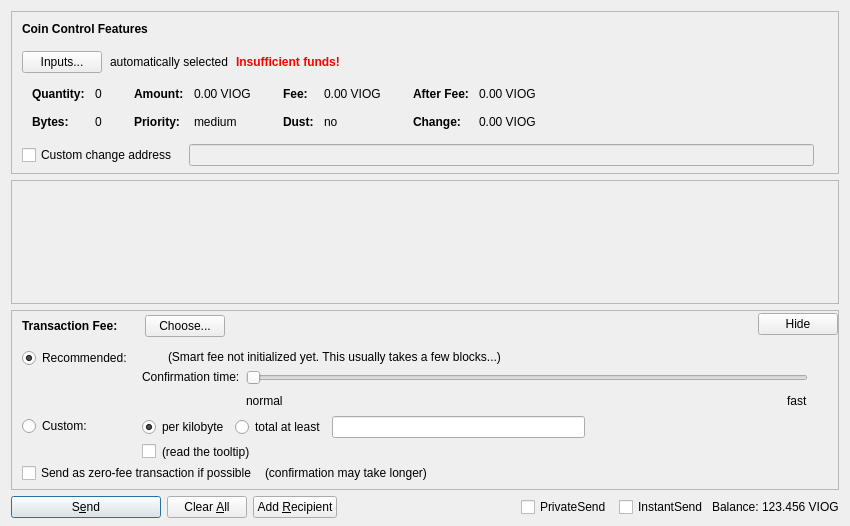
<?xml version="1.0" encoding="UTF-8"?>
<ui version="4.0">
 <class>SendCoinsDialog</class>
 <widget class="QDialog" name="SendCoinsDialog">
  <property name="geometry">
   <rect>
    <x>0</x>
    <y>0</y>
    <width>850</width>
    <height>526</height>
   </rect>
  </property>
  <property name="windowTitle">
   <string>Send Coins</string>
  </property>
  <layout class="QVBoxLayout" name="verticalLayout" stretch="0,1,0,0">
   <property name="bottomMargin">
    <number>8</number>
   </property>
   <item>
    <widget class="QFrame" name="frameCoinControl">
     <property name="sizePolicy">
      <sizepolicy hsizetype="Expanding" vsizetype="Expanding">
       <horstretch>0</horstretch>
       <verstretch>0</verstretch>
      </sizepolicy>
     </property>
     <property name="maximumSize">
      <size>
       <width>16777215</width>
       <height>16777215</height>
      </size>
     </property>
     <property name="frameShape">
      <enum>QFrame::StyledPanel</enum>
     </property>
     <property name="frameShadow">
      <enum>QFrame::Sunken</enum>
     </property>
     <layout class="QVBoxLayout" name="verticalLayoutCoinControl2">
      <property name="spacing">
       <number>0</number>
      </property>
      <property name="leftMargin">
       <number>0</number>
      </property>
      <property name="topMargin">
       <number>0</number>
      </property>
      <property name="rightMargin">
       <number>0</number>
      </property>
      <property name="bottomMargin">
       <number>6</number>
      </property>
      <item>
       <layout class="QVBoxLayout" name="verticalLayoutCoinControl" stretch="0,0,0,0,1">
        <property name="spacing">
         <number>0</number>
        </property>
        <property name="leftMargin">
         <number>10</number>
        </property>
        <property name="topMargin">
         <number>10</number>
        </property>
        <item>
         <layout class="QHBoxLayout" name="horizontalLayoutCoinControl1">
          <property name="bottomMargin">
           <number>15</number>
          </property>
          <item>
           <widget class="QLabel" name="labelCoinControlFeatures">
            <property name="sizePolicy">
             <sizepolicy hsizetype="Preferred" vsizetype="Maximum">
              <horstretch>0</horstretch>
              <verstretch>0</verstretch>
             </sizepolicy>
            </property>
            <property name="font">
             <font>
              <weight>75</weight>
              <bold>true</bold>
             </font>
            </property>
            <property name="styleSheet">
             <string notr="true">font-weight:bold;</string>
            </property>
            <property name="text">
             <string>Coin Control Features</string>
            </property>
           </widget>
          </item>
         </layout>
        </item>
        <item>
         <layout class="QHBoxLayout" name="horizontalLayoutCoinControl2" stretch="0,0,0,0">
          <property name="spacing">
           <number>8</number>
          </property>
          <property name="bottomMargin">
           <number>10</number>
          </property>
          <item>
           <widget class="QPushButton" name="pushButtonCoinControl">
            <property name="styleSheet">
             <string notr="true"/>
            </property>
            <property name="text">
             <string>Inputs...</string>
            </property>
            <property name="autoDefault">
             <bool>false</bool>
            </property>
           </widget>
          </item>
          <item>
           <widget class="QLabel" name="labelCoinControlAutomaticallySelected">
            <property name="text">
             <string>automatically selected</string>
            </property>
            <property name="margin">
             <number>5</number>
            </property>
           </widget>
          </item>
          <item>
           <widget class="QLabel" name="labelCoinControlInsuffFunds">
            <property name="font">
             <font>
              <weight>75</weight>
              <bold>true</bold>
             </font>
            </property>
            <property name="styleSheet">
             <string notr="true">color:red;font-weight:bold;</string>
            </property>
            <property name="text">
             <string>Insufficient funds!</string>
            </property>
            <property name="margin">
             <number>5</number>
            </property>
           </widget>
          </item>
          <item>
           <spacer name="horizontalSpacerCoinControl">
            <property name="orientation">
             <enum>Qt::Horizontal</enum>
            </property>
            <property name="sizeHint" stdset="0">
             <size>
              <width>40</width>
              <height>1</height>
             </size>
            </property>
           </spacer>
          </item>
         </layout>
        </item>
        <item>
         <widget class="QWidget" name="widgetCoinControl" native="true">
          <property name="sizePolicy">
           <sizepolicy hsizetype="Preferred" vsizetype="Preferred">
            <horstretch>0</horstretch>
            <verstretch>0</verstretch>
           </sizepolicy>
          </property>
          <property name="minimumSize">
           <size>
            <width>0</width>
            <height>0</height>
           </size>
          </property>
          <property name="styleSheet">
           <string notr="true"/>
          </property>
          <layout class="QHBoxLayout" name="horizontalLayoutCoinControl5">
           <property name="leftMargin">
            <number>0</number>
           </property>
           <property name="topMargin">
            <number>0</number>
           </property>
           <property name="rightMargin">
            <number>0</number>
           </property>
           <property name="bottomMargin">
            <number>0</number>
           </property>
           <item>
            <layout class="QHBoxLayout" name="horizontalLayoutCoinControl3" stretch="0,0,0,1">
             <property name="spacing">
              <number>20</number>
             </property>
             <property name="topMargin">
              <number>0</number>
             </property>
             <property name="bottomMargin">
              <number>10</number>
             </property>
             <item>
              <layout class="QFormLayout" name="formLayoutCoinControl1">
               <property name="horizontalSpacing">
                <number>10</number>
               </property>
               <property name="verticalSpacing">
                <number>14</number>
               </property>
               <property name="leftMargin">
                <number>10</number>
               </property>
               <property name="topMargin">
                <number>4</number>
               </property>
               <property name="rightMargin">
                <number>6</number>
               </property>
               <item row="0" column="0">
                <widget class="QLabel" name="labelCoinControlQuantityText">
                 <property name="font">
                  <font>
                   <weight>75</weight>
                   <bold>true</bold>
                  </font>
                 </property>
                 <property name="text">
                  <string>Quantity:</string>
                 </property>
                 <property name="margin">
                  <number>0</number>
                 </property>
                </widget>
               </item>
               <item row="0" column="1">
                <widget class="QLabel" name="labelCoinControlQuantity">
                 <property name="cursor">
                  <cursorShape>IBeamCursor</cursorShape>
                 </property>
                 <property name="contextMenuPolicy">
                  <enum>Qt::ActionsContextMenu</enum>
                 </property>
                 <property name="text">
                  <string notr="true">0</string>
                 </property>
                 <property name="margin">
                  <number>0</number>
                 </property>
                 <property name="textInteractionFlags">
                  <set>Qt::LinksAccessibleByMouse|Qt::TextSelectableByKeyboard|Qt::TextSelectableByMouse</set>
                 </property>
                </widget>
               </item>
               <item row="1" column="0">
                <widget class="QLabel" name="labelCoinControlBytesText">
                 <property name="font">
                  <font>
                   <weight>75</weight>
                   <bold>true</bold>
                  </font>
                 </property>
                 <property name="text">
                  <string>Bytes:</string>
                 </property>
                </widget>
               </item>
               <item row="1" column="1">
                <widget class="QLabel" name="labelCoinControlBytes">
                 <property name="cursor">
                  <cursorShape>IBeamCursor</cursorShape>
                 </property>
                 <property name="contextMenuPolicy">
                  <enum>Qt::ActionsContextMenu</enum>
                 </property>
                 <property name="text">
                  <string notr="true">0</string>
                 </property>
                 <property name="textInteractionFlags">
                  <set>Qt::LinksAccessibleByMouse|Qt::TextSelectableByKeyboard|Qt::TextSelectableByMouse</set>
                 </property>
                </widget>
               </item>
              </layout>
             </item>
             <item>
              <layout class="QFormLayout" name="formLayoutCoinControl2">
               <property name="horizontalSpacing">
                <number>10</number>
               </property>
               <property name="verticalSpacing">
                <number>14</number>
               </property>
               <property name="leftMargin">
                <number>6</number>
               </property>
               <property name="topMargin">
                <number>4</number>
               </property>
               <property name="rightMargin">
                <number>6</number>
               </property>
               <item row="0" column="0">
                <widget class="QLabel" name="labelCoinControlAmountText">
                 <property name="font">
                  <font>
                   <weight>75</weight>
                   <bold>true</bold>
                  </font>
                 </property>
                 <property name="text">
                  <string>Amount:</string>
                 </property>
                 <property name="margin">
                  <number>0</number>
                 </property>
                </widget>
               </item>
               <item row="0" column="1">
                <widget class="QLabel" name="labelCoinControlAmount">
                 <property name="cursor">
                  <cursorShape>IBeamCursor</cursorShape>
                 </property>
                 <property name="contextMenuPolicy">
                  <enum>Qt::ActionsContextMenu</enum>
                 </property>
                 <property name="text">
                  <string notr="true">0.00 VIOG</string>
                 </property>
                 <property name="textInteractionFlags">
                  <set>Qt::LinksAccessibleByMouse|Qt::TextSelectableByKeyboard|Qt::TextSelectableByMouse</set>
                 </property>
                </widget>
               </item>
               <item row="1" column="0">
                <widget class="QLabel" name="labelCoinControlPriorityText">
                 <property name="font">
                  <font>
                   <weight>75</weight>
                   <bold>true</bold>
                  </font>
                 </property>
                 <property name="text">
                  <string>Priority:</string>
                 </property>
                </widget>
               </item>
               <item row="1" column="1">
                <widget class="QLabel" name="labelCoinControlPriority">
                 <property name="cursor">
                  <cursorShape>IBeamCursor</cursorShape>
                 </property>
                 <property name="contextMenuPolicy">
                  <enum>Qt::ActionsContextMenu</enum>
                 </property>
                 <property name="text">
                  <string>medium</string>
                 </property>
                 <property name="textInteractionFlags">
                  <set>Qt::LinksAccessibleByMouse|Qt::TextSelectableByKeyboard|Qt::TextSelectableByMouse</set>
                 </property>
                </widget>
               </item>
              </layout>
             </item>
             <item>
              <layout class="QFormLayout" name="formLayoutCoinControl3">
               <property name="horizontalSpacing">
                <number>10</number>
               </property>
               <property name="verticalSpacing">
                <number>14</number>
               </property>
               <property name="leftMargin">
                <number>6</number>
               </property>
               <property name="topMargin">
                <number>4</number>
               </property>
               <property name="rightMargin">
                <number>6</number>
               </property>
               <item row="0" column="0">
                <widget class="QLabel" name="labelCoinControlFeeText">
                 <property name="font">
                  <font>
                   <weight>75</weight>
                   <bold>true</bold>
                  </font>
                 </property>
                 <property name="text">
                  <string>Fee:</string>
                 </property>
                 <property name="margin">
                  <number>0</number>
                 </property>
                </widget>
               </item>
               <item row="0" column="1">
                <widget class="QLabel" name="labelCoinControlFee">
                 <property name="cursor">
                  <cursorShape>IBeamCursor</cursorShape>
                 </property>
                 <property name="contextMenuPolicy">
                  <enum>Qt::ActionsContextMenu</enum>
                 </property>
                 <property name="text">
                  <string notr="true">0.00 VIOG</string>
                 </property>
                 <property name="textInteractionFlags">
                  <set>Qt::LinksAccessibleByMouse|Qt::TextSelectableByKeyboard|Qt::TextSelectableByMouse</set>
                 </property>
                </widget>
               </item>
               <item row="1" column="0">
                <widget class="QLabel" name="labelCoinControlLowOutputText">
                 <property name="font">
                  <font>
                   <weight>75</weight>
                   <bold>true</bold>
                  </font>
                 </property>
                 <property name="text">
                  <string>Dust:</string>
                 </property>
                </widget>
               </item>
               <item row="1" column="1">
                <widget class="QLabel" name="labelCoinControlLowOutput">
                 <property name="cursor">
                  <cursorShape>IBeamCursor</cursorShape>
                 </property>
                 <property name="contextMenuPolicy">
                  <enum>Qt::ActionsContextMenu</enum>
                 </property>
                 <property name="text">
                  <string>no</string>
                 </property>
                 <property name="textInteractionFlags">
                  <set>Qt::LinksAccessibleByMouse|Qt::TextSelectableByKeyboard|Qt::TextSelectableByMouse</set>
                 </property>
                </widget>
               </item>
              </layout>
             </item>
             <item>
              <layout class="QFormLayout" name="formLayoutCoinControl4">
               <property name="horizontalSpacing">
                <number>10</number>
               </property>
               <property name="verticalSpacing">
                <number>14</number>
               </property>
               <property name="leftMargin">
                <number>6</number>
               </property>
               <property name="topMargin">
                <number>4</number>
               </property>
               <property name="rightMargin">
                <number>6</number>
               </property>
               <item row="0" column="0">
                <widget class="QLabel" name="labelCoinControlAfterFeeText">
                 <property name="font">
                  <font>
                   <weight>75</weight>
                   <bold>true</bold>
                  </font>
                 </property>
                 <property name="text">
                  <string>After Fee:</string>
                 </property>
                 <property name="margin">
                  <number>0</number>
                 </property>
                </widget>
               </item>
               <item row="0" column="1">
                <widget class="QLabel" name="labelCoinControlAfterFee">
                 <property name="cursor">
                  <cursorShape>IBeamCursor</cursorShape>
                 </property>
                 <property name="contextMenuPolicy">
                  <enum>Qt::ActionsContextMenu</enum>
                 </property>
                 <property name="text">
                  <string notr="true">0.00 VIOG</string>
                 </property>
                 <property name="textInteractionFlags">
                  <set>Qt::LinksAccessibleByMouse|Qt::TextSelectableByKeyboard|Qt::TextSelectableByMouse</set>
                 </property>
                </widget>
               </item>
               <item row="1" column="0">
                <widget class="QLabel" name="labelCoinControlChangeText">
                 <property name="font">
                  <font>
                   <weight>75</weight>
                   <bold>true</bold>
                  </font>
                 </property>
                 <property name="text">
                  <string>Change:</string>
                 </property>
                </widget>
               </item>
               <item row="1" column="1">
                <widget class="QLabel" name="labelCoinControlChange">
                 <property name="cursor">
                  <cursorShape>IBeamCursor</cursorShape>
                 </property>
                 <property name="contextMenuPolicy">
                  <enum>Qt::ActionsContextMenu</enum>
                 </property>
                 <property name="text">
                  <string notr="true">0.00 VIOG</string>
                 </property>
                 <property name="textInteractionFlags">
                  <set>Qt::LinksAccessibleByMouse|Qt::TextSelectableByKeyboard|Qt::TextSelectableByMouse</set>
                 </property>
                </widget>
               </item>
              </layout>
             </item>
            </layout>
           </item>
          </layout>
         </widget>
        </item>
        <item>
         <layout class="QHBoxLayout" name="horizontalLayoutCoinControl4" stretch="0,0,0">
          <property name="spacing">
           <number>12</number>
          </property>
          <property name="sizeConstraint">
           <enum>QLayout::SetDefaultConstraint</enum>
          </property>
          <property name="topMargin">
           <number>5</number>
          </property>
          <property name="rightMargin">
           <number>5</number>
          </property>
          <item>
           <widget class="QCheckBox" name="checkBoxCoinControlChange">
            <property name="toolTip">
             <string>If this is activated, but the change address is empty or invalid, change will be sent to a newly generated address.</string>
            </property>
            <property name="text">
             <string>Custom change address</string>
            </property>
           </widget>
          </item>
          <item>
           <widget class="QValidatedLineEdit" name="lineEditCoinControlChange">
            <property name="enabled">
             <bool>false</bool>
            </property>
            <property name="sizePolicy">
             <sizepolicy hsizetype="Expanding" vsizetype="Fixed">
              <horstretch>0</horstretch>
              <verstretch>0</verstretch>
             </sizepolicy>
            </property>
           </widget>
          </item>
          <item>
           <widget class="QLabel" name="labelCoinControlChangeLabel">
            <property name="sizePolicy">
             <sizepolicy hsizetype="Preferred" vsizetype="Expanding">
              <horstretch>0</horstretch>
              <verstretch>0</verstretch>
             </sizepolicy>
            </property>
            <property name="minimumSize">
             <size>
              <width>0</width>
              <height>0</height>
             </size>
            </property>
            <property name="text">
             <string/>
            </property>
            <property name="margin">
             <number>3</number>
            </property>
           </widget>
          </item>
         </layout>
        </item>
        <item>
         <spacer name="verticalSpacerCoinControl">
          <property name="orientation">
           <enum>Qt::Vertical</enum>
          </property>
          <property name="sizeHint" stdset="0">
           <size>
            <width>800</width>
            <height>1</height>
           </size>
          </property>
         </spacer>
        </item>
       </layout>
      </item>
     </layout>
    </widget>
   </item>
   <item>
    <widget class="QScrollArea" name="scrollArea">
     <property name="widgetResizable">
      <bool>true</bool>
     </property>
     <widget class="QWidget" name="scrollAreaWidgetContents">
      <property name="geometry">
       <rect>
        <x>0</x>
        <y>0</y>
        <width>830</width>
        <height>69</height>
       </rect>
      </property>
      <layout class="QVBoxLayout" name="verticalLayout_2" stretch="0,1">
       <property name="leftMargin">
        <number>0</number>
       </property>
       <property name="topMargin">
        <number>0</number>
       </property>
       <property name="rightMargin">
        <number>0</number>
       </property>
       <property name="bottomMargin">
        <number>0</number>
       </property>
       <item>
        <layout class="QVBoxLayout" name="entries">
         <property name="spacing">
          <number>6</number>
         </property>
        </layout>
       </item>
       <item>
        <spacer name="verticalSpacer">
         <property name="orientation">
          <enum>Qt::Vertical</enum>
         </property>
         <property name="sizeHint" stdset="0">
          <size>
           <width>20</width>
           <height>40</height>
          </size>
         </property>
        </spacer>
       </item>
      </layout>
     </widget>
    </widget>
   </item>
   <item>
    <widget class="QFrame" name="frameFee">
     <property name="sizePolicy">
      <sizepolicy hsizetype="Expanding" vsizetype="Expanding">
       <horstretch>0</horstretch>
       <verstretch>0</verstretch>
      </sizepolicy>
     </property>
     <property name="maximumSize">
      <size>
       <width>16777215</width>
       <height>16777215</height>
      </size>
     </property>
     <property name="frameShape">
      <enum>QFrame::StyledPanel</enum>
     </property>
     <property name="frameShadow">
      <enum>QFrame::Sunken</enum>
     </property>
     <layout class="QVBoxLayout" name="verticalLayoutFee1">
      <property name="spacing">
       <number>0</number>
      </property>
      <property name="leftMargin">
       <number>0</number>
      </property>
      <property name="topMargin">
       <number>0</number>
      </property>
      <property name="rightMargin">
       <number>0</number>
      </property>
      <property name="bottomMargin">
       <number>0</number>
      </property>
      <item>
       <layout class="QVBoxLayout" name="verticalLayoutFee2" stretch="0,0,0">
        <property name="spacing">
         <number>0</number>
        </property>
        <property name="leftMargin">
         <number>10</number>
        </property>
        <property name="topMargin">
         <number>0</number>
        </property>
        <item>
         <layout class="QHBoxLayout" name="horizontalLayoutFee1">
          <property name="bottomMargin">
           <number>0</number>
          </property>
          <item>
           <layout class="QVBoxLayout" name="verticalLayoutFee7">
            <property name="spacing">
             <number>0</number>
            </property>
            <item>
             <spacer name="verticalSpacerSmartFee">
              <property name="orientation">
               <enum>Qt::Vertical</enum>
              </property>
              <property name="sizeType">
               <enum>QSizePolicy::Fixed</enum>
              </property>
              <property name="sizeHint" stdset="0">
               <size>
                <width>1</width>
                <height>4</height>
               </size>
              </property>
             </spacer>
            </item>
            <item>
             <layout class="QHBoxLayout" name="horizontalLayoutSmartFee">
              <property name="spacing">
               <number>10</number>
              </property>
              <item>
               <widget class="QLabel" name="labelFeeHeadline">
                <property name="sizePolicy">
                 <sizepolicy hsizetype="Preferred" vsizetype="Maximum">
                  <horstretch>0</horstretch>
                  <verstretch>0</verstretch>
                 </sizepolicy>
                </property>
                <property name="font">
                 <font>
                  <weight>75</weight>
                  <bold>true</bold>
                 </font>
                </property>
                <property name="styleSheet">
                 <string notr="true">font-weight:bold;</string>
                </property>
                <property name="text">
                 <string>Transaction Fee:</string>
                </property>
               </widget>
              </item>
              <item>
               <widget class="QLabel" name="labelFeeMinimized">
                <property name="text">
                 <string/>
                </property>
               </widget>
              </item>
              <item>
               <widget class="QPushButton" name="buttonChooseFee">
                <property name="text">
                 <string>Choose...</string>
                </property>
               </widget>
              </item>
             </layout>
            </item>
            <item>
             <spacer name="verticalSpacer_5">
              <property name="orientation">
               <enum>Qt::Vertical</enum>
              </property>
              <property name="sizeHint" stdset="0">
               <size>
                <width>1</width>
                <height>1</height>
               </size>
              </property>
             </spacer>
            </item>
           </layout>
          </item>
          <item>
           <spacer name="horizontalSpacer_4">
            <property name="orientation">
             <enum>Qt::Horizontal</enum>
            </property>
            <property name="sizeHint" stdset="0">
             <size>
              <width>40</width>
              <height>20</height>
             </size>
            </property>
           </spacer>
          </item>
          <item>
           <widget class="QPushButton" name="buttonMinimizeFee">
            <property name="toolTip">
             <string>collapse fee-settings</string>
            </property>
            <property name="text">
             <string>Hide</string>
            </property>
           </widget>
          </item>
         </layout>
        </item>
        <item>
         <widget class="QFrame" name="frameFeeSelection">
          <layout class="QVBoxLayout" name="verticalLayoutFee12">
           <property name="spacing">
            <number>0</number>
           </property>
           <property name="leftMargin">
            <number>0</number>
           </property>
           <property name="topMargin">
            <number>0</number>
           </property>
           <property name="rightMargin">
            <number>0</number>
           </property>
           <property name="bottomMargin">
            <number>0</number>
           </property>
           <item>
            <layout class="QGridLayout" name="gridLayoutFee">
             <property name="topMargin">
              <number>10</number>
             </property>
             <property name="bottomMargin">
              <number>4</number>
             </property>
             <property name="horizontalSpacing">
              <number>10</number>
             </property>
             <property name="verticalSpacing">
              <number>4</number>
             </property>
             <item row="1" column="1">
              <layout class="QVBoxLayout" name="verticalLayoutFee8">
               <property name="spacing">
                <number>6</number>
               </property>
               <item>
                <layout class="QHBoxLayout" name="horizontalLayoutFee13">
                 <item>
                  <widget class="QRadioButton" name="radioCustomPerKilobyte">
                   <property name="toolTip">
                    <string>If the custom fee is set to 1000 duffs and the transaction is only 250 bytes, then &quot;per kilobyte&quot; only pays 250 duffs in fee,&lt;br /&gt;while &quot;at least&quot; pays 1000 duffs. For transactions bigger than a kilobyte both pay by kilobyte.</string>
                   </property>
                   <property name="text">
                    <string>per kilobyte</string>
                   </property>
                   <property name="checked">
                    <bool>true</bool>
                   </property>
                   <attribute name="buttonGroup">
                    <string notr="true">groupCustomFee</string>
                   </attribute>
                  </widget>
                 </item>
                 <item>
                  <widget class="QRadioButton" name="radioCustomAtLeast">
                   <property name="toolTip">
                    <string>If the custom fee is set to 1000 duffs and the transaction is only 250 bytes, then &quot;per kilobyte&quot; only pays 250 duffs in fee,&lt;br /&gt;while &quot;total at least&quot; pays 1000 duffs. For transactions bigger than a kilobyte both pay by kilobyte.</string>
                   </property>
                   <property name="text">
                    <string>total at least</string>
                   </property>
                   <attribute name="buttonGroup">
                    <string notr="true">groupCustomFee</string>
                   </attribute>
                  </widget>
                 </item>
                 <item>
                  <widget class="BitcoinAmountField" name="customFee"/>
                 </item>
                 <item>
                  <spacer name="horizontalSpacer_6">
                   <property name="orientation">
                    <enum>Qt::Horizontal</enum>
                   </property>
                   <property name="sizeHint" stdset="0">
                    <size>
                     <width>1</width>
                     <height>1</height>
                    </size>
                   </property>
                  </spacer>
                 </item>
                </layout>
               </item>
               <item>
                <layout class="QHBoxLayout" name="horizontalLayoutFee8">
                 <item>
                  <widget class="QCheckBox" name="checkBoxMinimumFee">
                   <property name="toolTip">
                    <string>Paying only the minimum fee is just fine as long as there is less transaction volume than space in the blocks.&lt;br /&gt;But be aware that this can end up in a never confirming transaction once there is more demand for VIOG transactions than the network can process.</string>
                   </property>
                   <property name="text">
                    <string/>
                   </property>
                  </widget>
                 </item>
                 <item>
                  <widget class="QLabel" name="labelMinFeeWarning">
                   <property name="enabled">
                    <bool>true</bool>
                   </property>
                   <property name="toolTip">
                    <string>Paying only the minimum fee is just fine as long as there is less transaction volume than space in the blocks.&lt;br /&gt;But be aware that this can end up in a never confirming transaction once there is more demand for VIOG transactions than the network can process.</string>
                   </property>
                   <property name="text">
                    <string>(read the tooltip)</string>
                   </property>
                   <property name="margin">
                    <number>5</number>
                   </property>
                  </widget>
                 </item>
                 <item>
                  <spacer name="horizontalSpacer_2">
                   <property name="orientation">
                    <enum>Qt::Horizontal</enum>
                   </property>
                   <property name="sizeHint" stdset="0">
                    <size>
                     <width>1</width>
                     <height>1</height>
                    </size>
                   </property>
                  </spacer>
                 </item>
                </layout>
               </item>
              </layout>
             </item>
             <item row="0" column="0">
              <layout class="QVBoxLayout" name="verticalLayoutFee4" stretch="0,1">
               <item>
                <widget class="QRadioButton" name="radioSmartFee">
                 <property name="text">
                  <string>Recommended:</string>
                 </property>
                 <property name="checked">
                  <bool>true</bool>
                 </property>
                 <attribute name="buttonGroup">
                  <string notr="true">groupFee</string>
                 </attribute>
                </widget>
               </item>
               <item>
                <spacer name="verticalSpacer_2">
                 <property name="orientation">
                  <enum>Qt::Vertical</enum>
                 </property>
                 <property name="sizeHint" stdset="0">
                  <size>
                   <width>1</width>
                   <height>1</height>
                  </size>
                 </property>
                </spacer>
               </item>
              </layout>
             </item>
             <item row="1" column="0">
              <layout class="QVBoxLayout" name="verticalLayoutFee9" stretch="0,1">
               <item>
                <widget class="QRadioButton" name="radioCustomFee">
                 <property name="text">
                  <string>Custom:</string>
                 </property>
                 <attribute name="buttonGroup">
                  <string notr="true">groupFee</string>
                 </attribute>
                </widget>
               </item>
               <item>
                <spacer name="verticalSpacer_6">
                 <property name="orientation">
                  <enum>Qt::Vertical</enum>
                 </property>
                 <property name="sizeHint" stdset="0">
                  <size>
                   <width>1</width>
                   <height>1</height>
                  </size>
                 </property>
                </spacer>
               </item>
              </layout>
             </item>
             <item row="0" column="1">
              <layout class="QVBoxLayout" name="verticalLayoutFee3" stretch="0,0,1">
               <property name="spacing">
                <number>6</number>
               </property>
               <property name="topMargin">
                <number>2</number>
               </property>
               <item>
                <layout class="QHBoxLayout" name="horizontalLayoutFee12">
                 <item>
                  <widget class="QLabel" name="labelSmartFee">
                   <property name="text">
                    <string/>
                   </property>
                   <property name="margin">
                    <number>2</number>
                   </property>
                  </widget>
                 </item>
                 <item>
                  <widget class="QLabel" name="labelFeeEstimation">
                   <property name="text">
                    <string/>
                   </property>
                  </widget>
                 </item>
                 <item>
                  <widget class="QLabel" name="labelSmartFee2">
                   <property name="text">
                    <string>(Smart fee not initialized yet. This usually takes a few blocks...)</string>
                   </property>
                   <property name="margin">
                    <number>2</number>
                   </property>
                  </widget>
                 </item>
                 <item>
                  <spacer name="horizontalSpacer_5">
                   <property name="orientation">
                    <enum>Qt::Horizontal</enum>
                   </property>
                   <property name="sizeHint" stdset="0">
                    <size>
                     <width>1</width>
                     <height>1</height>
                    </size>
                   </property>
                  </spacer>
                 </item>
                </layout>
               </item>
               <item>
                <layout class="QHBoxLayout" name="horizontalLayoutFee9">
                 <item>
                  <layout class="QVBoxLayout" name="verticalLayoutFee6">
                   <item>
                    <widget class="QLabel" name="labelSmartFee3">
                     <property name="text">
                      <string>Confirmation time:</string>
                     </property>
                     <property name="margin">
                      <number>2</number>
                     </property>
                    </widget>
                   </item>
                   <item>
                    <spacer name="verticalSpacer_3">
                     <property name="orientation">
                      <enum>Qt::Vertical</enum>
                     </property>
                     <property name="sizeHint" stdset="0">
                      <size>
                       <width>1</width>
                       <height>1</height>
                      </size>
                     </property>
                    </spacer>
                   </item>
                  </layout>
                 </item>
                 <item>
                  <layout class="QVBoxLayout" name="verticalLayoutFee5">
                   <property name="rightMargin">
                    <number>30</number>
                   </property>
                   <item>
                    <widget class="QSlider" name="sliderSmartFee">
                     <property name="minimum">
                      <number>0</number>
                     </property>
                     <property name="maximum">
                      <number>24</number>
                     </property>
                     <property name="pageStep">
                      <number>1</number>
                     </property>
                     <property name="value">
                      <number>0</number>
                     </property>
                     <property name="orientation">
                      <enum>Qt::Horizontal</enum>
                     </property>
                     <property name="invertedAppearance">
                      <bool>false</bool>
                     </property>
                     <property name="invertedControls">
                      <bool>false</bool>
                     </property>
                     <property name="tickPosition">
                      <enum>QSlider::NoTicks</enum>
                     </property>
                    </widget>
                   </item>
                   <item>
                    <layout class="QHBoxLayout" name="horizontalLayoutFee10">
                     <item>
                      <widget class="QLabel" name="labelSmartFeeNormal">
                       <property name="text">
                        <string>normal</string>
                       </property>
                      </widget>
                     </item>
                     <item>
                      <spacer name="horizontalSpacer_3">
                       <property name="orientation">
                        <enum>Qt::Horizontal</enum>
                       </property>
                       <property name="sizeHint" stdset="0">
                        <size>
                         <width>40</width>
                         <height>20</height>
                        </size>
                       </property>
                      </spacer>
                     </item>
                     <item>
                      <widget class="QLabel" name="labelSmartFeeFast">
                       <property name="text">
                        <string>fast</string>
                       </property>
                      </widget>
                     </item>
                    </layout>
                   </item>
                  </layout>
                 </item>
                </layout>
               </item>
               <item>
                <spacer name="verticalSpacer_4">
                 <property name="orientation">
                  <enum>Qt::Vertical</enum>
                 </property>
                 <property name="sizeHint" stdset="0">
                  <size>
                   <width>1</width>
                   <height>1</height>
                  </size>
                 </property>
                </spacer>
               </item>
              </layout>
             </item>
            </layout>
           </item>
           <item>
            <layout class="QHBoxLayout" name="horizontalLayoutFee5" stretch="0,0,0">
             <property name="spacing">
              <number>8</number>
             </property>
             <property name="bottomMargin">
              <number>4</number>
             </property>
             <item>
              <widget class="QCheckBox" name="checkBoxFreeTx">
               <property name="text">
                <string>Send as zero-fee transaction if possible</string>
               </property>
              </widget>
             </item>
             <item>
              <widget class="QLabel" name="labelFreeTx">
               <property name="text">
                <string>(confirmation may take longer)</string>
               </property>
               <property name="margin">
                <number>5</number>
               </property>
              </widget>
             </item>
             <item>
              <spacer name="horizontalSpacerFee5">
               <property name="orientation">
                <enum>Qt::Horizontal</enum>
               </property>
               <property name="sizeHint" stdset="0">
                <size>
                 <width>1</width>
                 <height>1</height>
                </size>
               </property>
              </spacer>
             </item>
            </layout>
           </item>
           <item>
            <spacer name="verticalSpacerFee2">
             <property name="orientation">
              <enum>Qt::Vertical</enum>
             </property>
             <property name="sizeHint" stdset="0">
              <size>
               <width>1</width>
               <height>1</height>
              </size>
             </property>
            </spacer>
           </item>
          </layout>
         </widget>
        </item>
        <item>
         <spacer name="verticalSpacerFee">
          <property name="orientation">
           <enum>Qt::Vertical</enum>
          </property>
          <property name="sizeHint" stdset="0">
           <size>
            <width>800</width>
            <height>1</height>
           </size>
          </property>
         </spacer>
        </item>
       </layout>
      </item>
     </layout>
    </widget>
   </item>
   <item>
    <layout class="QHBoxLayout" name="horizontalLayout">
     <item>
      <widget class="QPushButton" name="sendButton">
       <property name="minimumSize">
        <size>
         <width>150</width>
         <height>0</height>
        </size>
       </property>
       <property name="toolTip">
        <string>Confirm the send action</string>
       </property>
       <property name="text">
        <string>S&amp;end</string>
       </property>
       <property name="autoDefault">
        <bool>false</bool>
       </property>
       <property name="default">
        <bool>true</bool>
       </property>
      </widget>
     </item>
     <item>
      <widget class="QPushButton" name="clearButton">
       <property name="sizePolicy">
        <sizepolicy hsizetype="Minimum" vsizetype="Fixed">
         <horstretch>0</horstretch>
         <verstretch>0</verstretch>
        </sizepolicy>
       </property>
       <property name="toolTip">
        <string>Clear all fields of the form.</string>
       </property>
       <property name="text">
        <string>Clear &amp;All</string>
       </property>
       <property name="autoDefault">
        <bool>false</bool>
       </property>
      </widget>
     </item>
     <item>
      <widget class="QPushButton" name="addButton">
       <property name="toolTip">
        <string>Send to multiple recipients at once</string>
       </property>
       <property name="text">
        <string>Add &amp;Recipient</string>
       </property>
       <property name="autoDefault">
        <bool>false</bool>
       </property>
      </widget>
     </item>
     <item>
      <spacer name="horizontalSpacer">
       <property name="orientation">
        <enum>Qt::Horizontal</enum>
       </property>
       <property name="sizeHint" stdset="0">
        <size>
         <width>40</width>
         <height>20</height>
        </size>
       </property>
      </spacer>
     </item>
     <item>
      <layout class="QHBoxLayout" name="horizontalLayout_2">
       <property name="spacing">
        <number>3</number>
       </property>
       <item>
        <widget class="QCheckBox" name="checkUseDarksend">
         <property name="minimumSize">
          <size>
           <width>95</width>
           <height>0</height>
          </size>
         </property>
         <property name="text">
          <string>PrivateSend</string>
         </property>
         <property name="checked">
          <bool>false</bool>
         </property>
        </widget>
       </item>
       <item>
        <widget class="QCheckBox" name="checkInstantX">
         <property name="enabled">
          <bool>true</bool>
         </property>
         <property name="minimumSize">
          <size>
           <width>85</width>
           <height>0</height>
          </size>
         </property>
         <property name="text">
          <string>InstantSend</string>
         </property>
        </widget>
       </item>
       <item>
        <widget class="QLabel" name="label">
         <property name="text">
          <string>Balance:</string>
         </property>
        </widget>
       </item>
       <item>
        <widget class="QLabel" name="labelBalance">
         <property name="sizePolicy">
          <sizepolicy hsizetype="Preferred" vsizetype="Fixed">
           <horstretch>0</horstretch>
           <verstretch>0</verstretch>
          </sizepolicy>
         </property>
         <property name="cursor">
          <cursorShape>IBeamCursor</cursorShape>
         </property>
         <property name="text">
          <string notr="true">123.456 VIOG</string>
         </property>
         <property name="textInteractionFlags">
          <set>Qt::LinksAccessibleByMouse|Qt::TextSelectableByKeyboard|Qt::TextSelectableByMouse</set>
         </property>
        </widget>
       </item>
      </layout>
     </item>
    </layout>
   </item>
  </layout>
 </widget>
 <customwidgets>
  <customwidget>
   <class>QValidatedLineEdit</class>
   <extends>QLineEdit</extends>
   <header>qvalidatedlineedit.h</header>
  </customwidget>
  <customwidget>
   <class>BitcoinAmountField</class>
   <extends>QLineEdit</extends>
   <header>bitcoinamountfield.h</header>
   <container>1</container>
  </customwidget>
 </customwidgets>
 <resources>
  <include location="../viog.qrc"/>
 </resources>
 <connections/>
 <buttongroups>
  <buttongroup name="groupCustomFee"/>
  <buttongroup name="groupFee"/>
 </buttongroups>
</ui>
